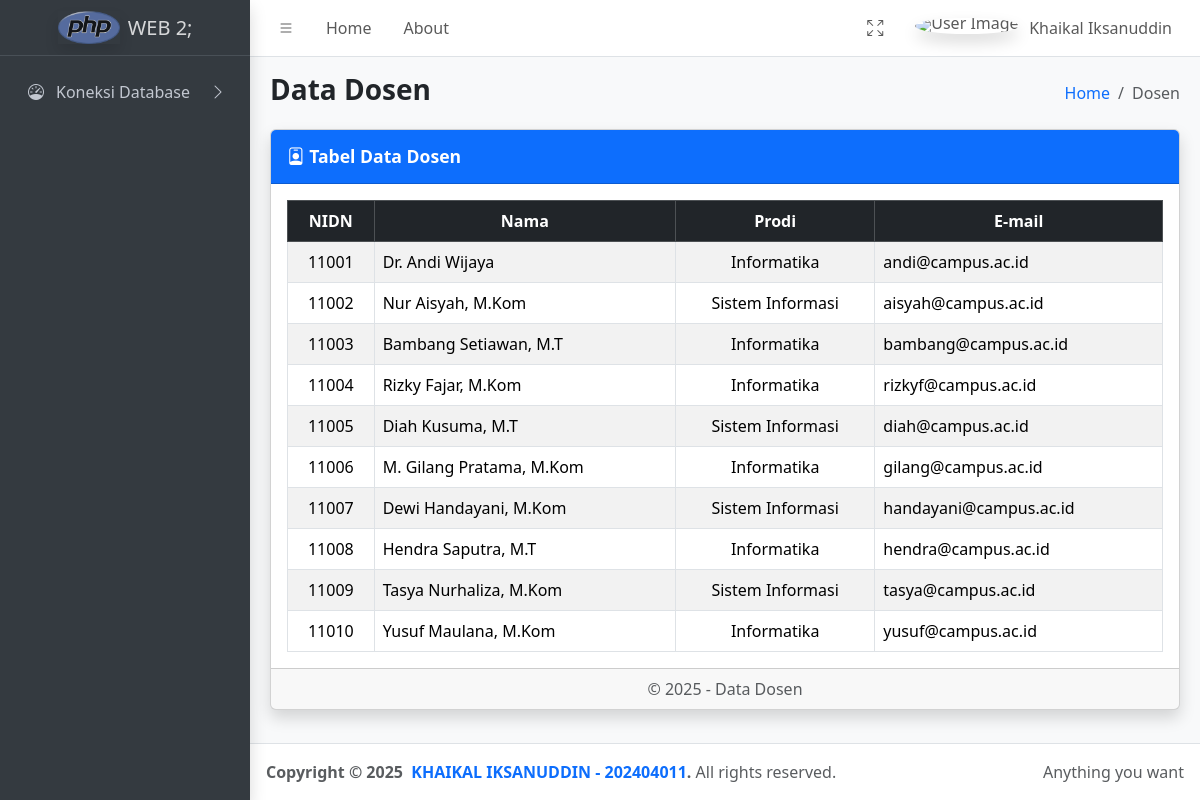
Screenshot of /dosen.php with the database file from the repository.
### tables this page shows
CREATE TABLE `tbl_dosen` (
  `nidn` int(11) NOT NULL,
  `nama` varchar(120) DEFAULT NULL,
  `prodi` varchar(120) DEFAULT NULL,
  `email` char(50) DEFAULT NULL
);

### dosen.php (the view)
<?php
include('komponen/header.php');
include('komponen/topbar.php');
include('komponen/sidebar.php');
include('komponen/koneksi.php');
?>
<main class="app-main">
  <div class="app-content-header">
    <div class="container-fluid">
      <div class="row">
        <div class="col-sm-6">
          <h3 class="mb-0 fw-bold">Data Dosen</h3>
        </div>
        <div class="col-sm-6">
          <ol class="breadcrumb float-sm-end">
            <li class="breadcrumb-item"><a href="#">Home</a></li>
            <li class="breadcrumb-item active">Dosen</li>
          </ol>
        </div>
      </div>
    </div>
  </div>
  <div class="app-content">
    <div class="container-fluid">
      <div class="card shadow">
        <div class="card-header bg-primary text-white">
          <h3 class="card-title fw-bold">
            <i class="bi bi-person-badge"></i> Tabel Data Dosen
          </h3>
        </div>
        <div class="card-body table-responsive">
          <table class="table table-bordered table-striped table-hover align-middle">
            <thead class="table-dark text-center">
              <tr>
                <th>NIDN</th>
                <th>Nama</th>
                <th>Prodi</th>
                <th>E-mail</th>
              </tr>
            </thead>
            <tbody>
              <?php
              $sql = "SELECT * FROM tbl_dosen";
              $query = mysqli_query($conn, $sql);
              while ($row = mysqli_fetch_array($query)) :
              ?>
                <tr>
                  <td class="text-center"><?php echo $row[0]; ?></td>
                  <td><?php echo $row[1]; ?></td>
                  <td class="text-center"><?php echo $row[2]; ?></td>
                  <td><?php echo $row[3]; ?></td>
                </tr>
              <?php endwhile; ?>
            </tbody>
          </table>
        </div>
        <div class="card-footer text-center text-muted">
          © <?= date('Y') ?> - Data Dosen
        </div>
      </div>
    </div>
  </div>
</main>
<?php
include('komponen/footer.php');
?>

### komponen/header.php (shortened to what this page needs)
<!doctype html>
<html lang="en">
  <head>
    <link
      rel="stylesheet"
      href="https://cdn.jsdelivr.net/npm/@fontsource/source-sans-3@5.0.12/index.css"
      media="print"
      onload="this.media='all'"
    />
    <link
      rel="stylesheet"
      href="https://cdn.jsdelivr.net/npm/overlayscrollbars@2.11.0/styles/overlayscrollbars.min.css"
    />
    <link
      rel="stylesheet"
      href="https://cdn.jsdelivr.net/npm/bootstrap-icons@1.13.1/font/bootstrap-icons.min.css"
    />
    <link rel="stylesheet" href="css/adminlte.css" />
  </head>
  <body class="sidebar-expand-lg sidebar-open bg-body-tertiary">
    <div class="app-wrapper">

### komponen/topbar.php (shortened to what this page needs)
<nav class="app-header navbar navbar-expand bg-body">
  <div class="container-fluid">
    <ul class="navbar-nav">
      <li class="nav-item">
        <a class="nav-link" data-lte-toggle="sidebar" href="#" role="button">
          <i class="bi bi-list"></i>
        </a>
      </li>
      <li class="nav-item d-none d-md-block"><a href="<?= "index.php"; ?>" class="nav-link">Home</a></li>
      <li class="nav-item d-none d-md-block"><a href="<?= "about.php"; ?>" class="nav-link">About</a></li>
    </ul>
    <ul class="navbar-nav ms-auto">
      <li class="nav-item">
        <a class="nav-link" href="#" data-lte-toggle="fullscreen">
          <i data-lte-icon="maximize" class="bi bi-arrows-fullscreen"></i>
        </a>
      </li>
      <li class="nav-item dropdown user-menu">
        <a href="#" class="nav-link dropdown-toggle" data-bs-toggle="dropdown">
          <img
            src="assets/img/profile.jpg"
            class="user-image rounded-circle shadow"
            alt="User Image" />
          <span class="d-none d-md-inline">Khaikal Iksanuddin</span>
        </a>
      </li>
    </ul>
  </div>
</nav>

### komponen/sidebar.php (shortened to what this page needs)
<aside class="app-sidebar bg-body-secondary shadow" data-bs-theme="dark">
  <div class="sidebar-brand">
    <a href="index.html" class="brand-link">
      <img
        src="assets/img/php-logo.png"
        alt="AdminLTE Logo"
        class="brand-image opacity-75 shadow"
      />
      <span class="brand-text fw-light">WEB 2;</span>
    </a>
  </div>
  <div class="sidebar-wrapper">
    <nav class="mt-2">
      <ul
        class="nav sidebar-menu flex-column"
        data-lte-toggle="treeview"
        role="navigation"
        aria-label="Main navigation"
        data-accordion="false"
        id="navigation"
      >
        <li class="nav-item">
          <a href="#" class="nav-link">
            <i class="nav-icon bi bi-speedometer"></i>
            <p>
              Koneksi Database
            </p>
          </a>
        </li>
      </ul>
    </nav>
  </div>
</aside>

### komponen/footer.php (shortened to what this page needs)
      <footer class="app-footer">
        <div class="float-end d-none d-sm-inline">Anything you want</div>
        <strong>
          Copyright &copy; 2025&nbsp;
          <a href="" class="text-decoration-none">KHAIKAL IKSANUDDIN - 202404011</a>.
        </strong>
        All rights reserved.
      </footer>
    </div>
  </body>
</html>

### rows the page displays
tbl_dosen: nidn "11001", nama "Dr. Andi Wijaya", prodi "Informatika", email "andi@campus.ac.id"
tbl_dosen: nidn "11002", nama "Nur Aisyah, M.Kom", prodi "Sistem Informasi", email "aisyah@campus.ac.id"
tbl_dosen: nidn "11003", nama "Bambang Setiawan, M.T", prodi "Informatika", email "bambang@campus.ac.id"
tbl_dosen: nidn "11004", nama "Rizky Fajar, M.Kom", prodi "Informatika", email "rizkyf@campus.ac.id"
tbl_dosen: nidn "11005", nama "Diah Kusuma, M.T", prodi "Sistem Informasi", email "diah@campus.ac.id"
tbl_dosen: nidn "11006", nama "M. Gilang Pratama, M.Kom", prodi "Informatika", email "gilang@campus.ac.id"
tbl_dosen: nidn "11007", nama "Dewi Handayani, M.Kom", prodi "Sistem Informasi", email "handayani@campus.ac.id"
tbl_dosen: nidn "11008", nama "Hendra Saputra, M.T", prodi "Informatika", email "hendra@campus.ac.id"
tbl_dosen: nidn "11009", nama "Tasya Nurhaliza, M.Kom", prodi "Sistem Informasi", email "tasya@campus.ac.id"
tbl_dosen: nidn "11010", nama "Yusuf Maulana, M.Kom", prodi "Informatika", email "yusuf@campus.ac.id"
